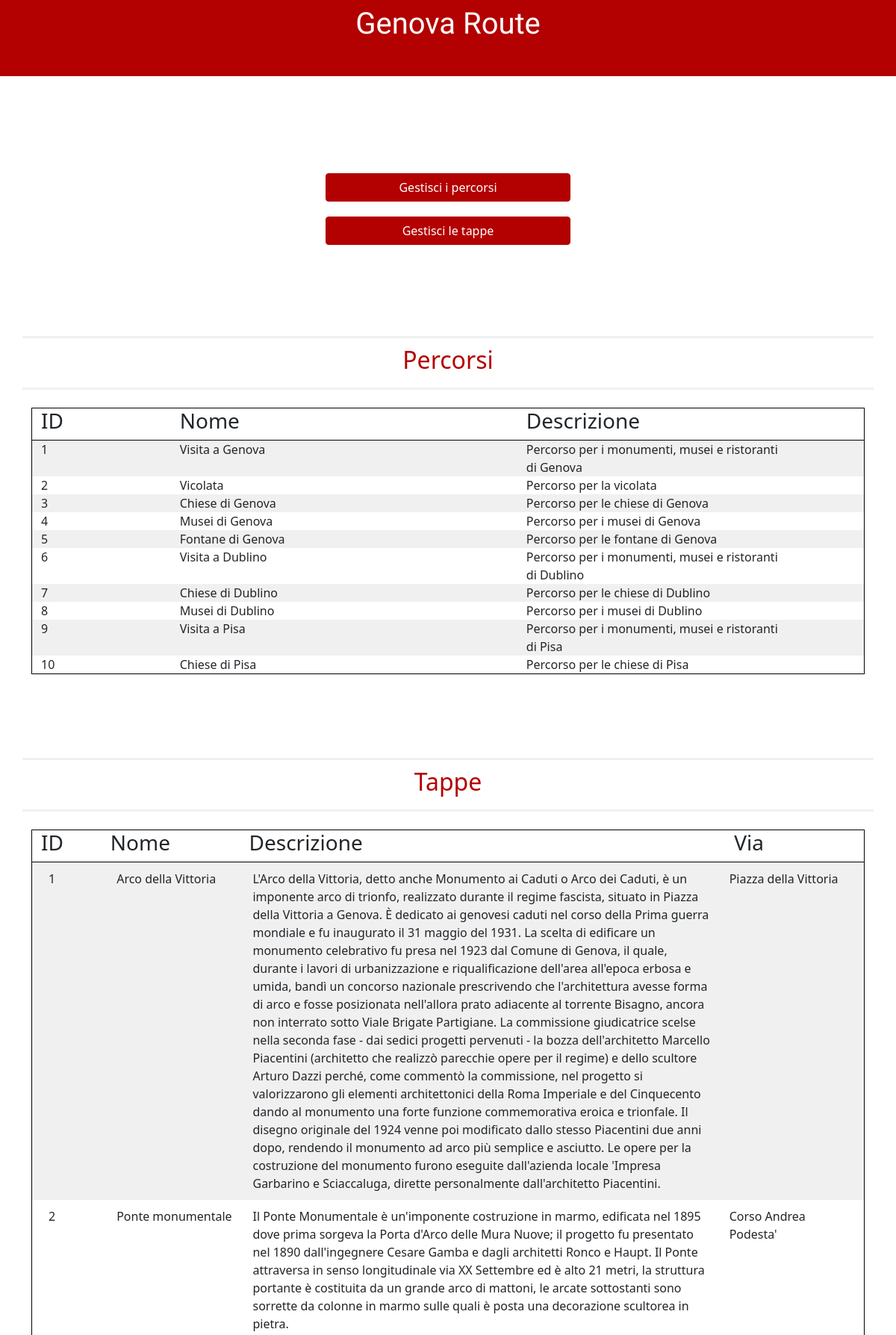
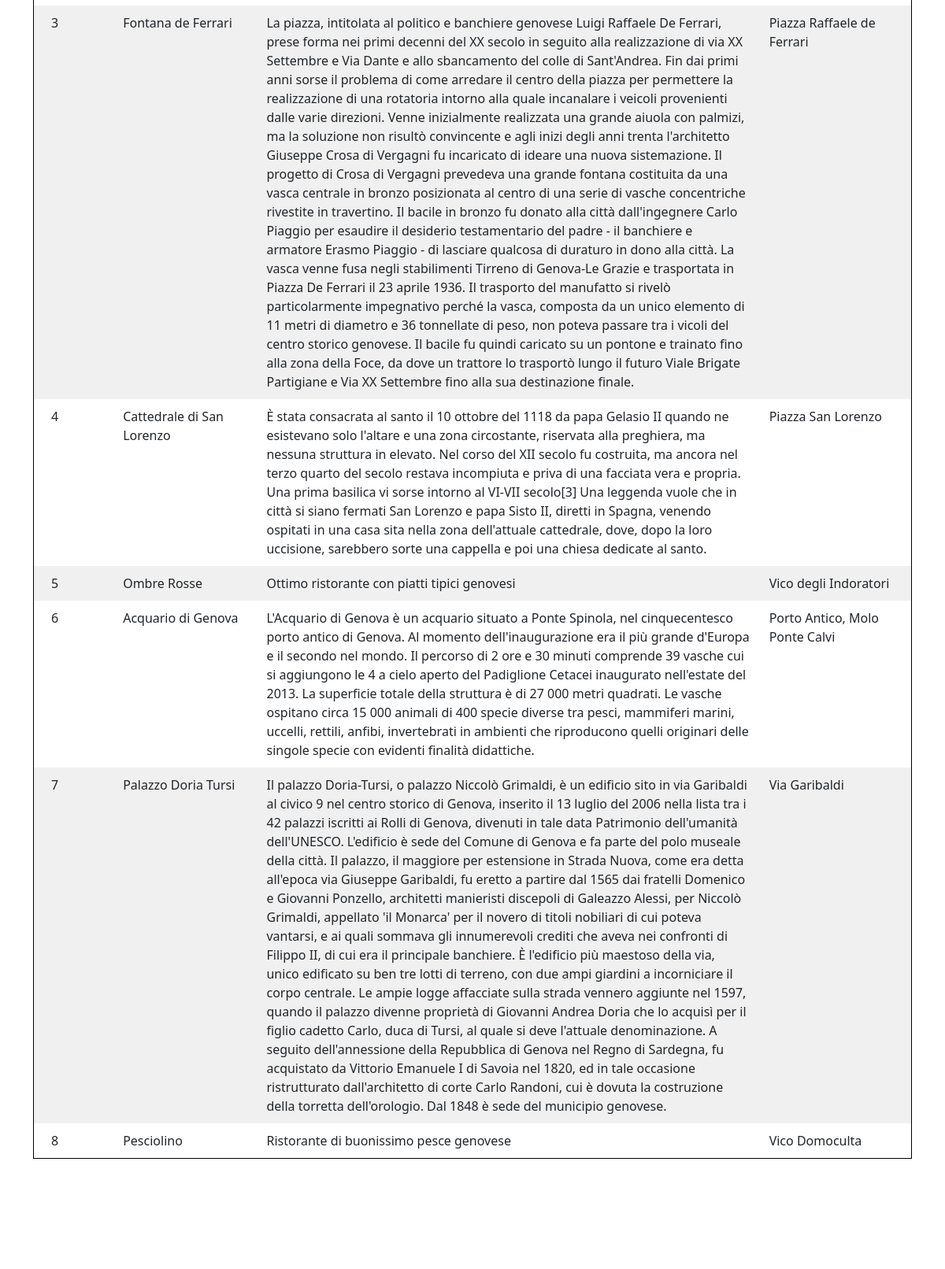
The app's page /pc/admin/index.php (upper part) with its own data (2 pictures, top to bottom).
### tables this page shows
CREATE TABLE IF NOT EXISTS Percorso(
    id int PRIMARY KEY AUTO_INCREMENT,
	nome varchar(255) UNIQUE,
    descrizione varchar(255) NOT NULL
);

CREATE TABLE IF NOT EXISTS Tappa(
	id int PRIMARY KEY AUTO_INCREMENT,
    nome varchar(255) UNIQUE NOT NULL,
    descrizione mediumtext NOT NULL,
    via varchar(255) NOT NULL,
    città varchar(255),
    img1 varchar(255) NOT NULL,
    img2 varchar(255) NOT NULL,
    img3 varchar(255) NOT NULL,
    lon varchar(255),
    lat varchar(255)
);

### pc/admin/index.php (the view, shortened to what this page needs)
<!doctype html>
<html lang="en">
<head>
    <link rel="stylesheet" href="../../css/style.css">
    <link rel="stylesheet" href="../../bootstrap/css/bootstrap.min.css">
</head>
<body class="d-flex flex-column min-vh-100">
    <nav class="navbar  navbar-expand-lg" style="background-color: #B30000;">
        <div class="container">
            <div class="col">
                <a class="navbar-brand" style="font-family: 'Amiri', serif; color: white; font-weight: bold; text-align: center; " href="./">
                    <h1>Genova Route</h1>
                </a>
            </div>
        </div>
    </nav>
    <div class="container">
        <div class="row" style="padding:15px; margin:15px;">
            <div class="col">
            </div>
            <div class="col">
                <div class="row  " style="margin-top:100px;">
                    <form action="gestioneP.php" method="POST">
                        <button type="submit" class="btn btn-primary" style="background-color:#B30000; width:100%; border-color:#B30000">Gestisci i percorsi</button>
                    </form>
                </div>
                <div class="row" style="margin-top:20px">
                    <form action="gestioneT.php" method="POST">
                        <button type="submit" class="btn btn-primary" style="background-color:#B30000; width:100%; border-color:#B30000">Gestisci le tappe</button>
                    </form>
                </div>
            </div>
            <div class="col">
            </div>
        </div>
        <br>
        <br>
        <br>
        <div class="row" style="margin-top:20px; padding: 10px; border-top-color:#F0F0F0;  border-top-style: solid; border-top-width: 3px; border-bottom-color:#F0F0F0;  border-bottom-style: solid; border-bottom-width: 3px; ">
            <h2 style="color:#B30000; text-align:center;">Percorsi</h2>
        </div>
        <br>
        <div class="container" style="border-color : black;  border-style: solid; border-width: 1px;">
            <div class="row" style="border-bottom-color : black;  border-bottom-style: solid; border-bottom-width: 1px;">
                <div class="col-2">
                    <h3>ID</h3>
                </div>
                <div class="col-5">
                    <h3>Nome</h3>
                </div>
                <div class="col-4">
                    <h3>Descrizione</h3>
                </div>
            </div>
            <?php
            $host = "127.0.0.1";
            $user = "root";
            $pass = "";
            $database = "GenovaRoute";
            $connessione = new mysqli($host, $user, $pass, $database);
            $i = 0;
            $sql = "SELECT * FROM percorso";
            $result = $connessione->query($sql);
            if ($result->num_rows > 0) {
                while ($row = $result->fetch_assoc()) {
                    if ($i % 2 == 0) {
                        $sfondo = "background-color:#F0F0F0;";
                    } else {
                        $sfondo = "background-color:white;";
                    }
                    echo "<div class='row' style='" . $sfondo . " '>";
                    echo "<div class='col-2'>";
                    echo $row["id"];
                    echo "</div>";
                    echo "<div class='col-5'>";
                    echo $row["nome"];
                    echo "</div>";
                    echo "<div class='col-4'>";
                    echo $row["descrizione"];
                    echo "</div>";
                    echo "</div>";
                    $i++;
                }
            } else {
                echo "Nessun percorso presente";
            }
            ?>
        </div>
        <br>
        <br>
        <br>
        <div class="row" style="margin-top:40px; padding: 10px; border-top-color:#F0F0F0;  border-top-style: solid; border-top-width: 3px; border-bottom-color:#F0F0F0;  border-bottom-style: solid; border-bottom-width: 3px; ">
            <h2 style="color:#B30000; text-align:center;">Tappe</h2>
        </div>
        <br>
        <div class="container" style="border-color : black;  border-style: solid; border-width: 1px;">
            <div class="row" style="border-bottom-color : black;  border-bottom-style: solid; border-bottom-width: 1px;">
                <div class="col-1">
                    <h3>ID</h3>
                </div>
                <div class="col-2">
                    <h3>Nome</h3>
                </div>
                <div class="col-7">
                    <h3>Descrizione</h3>
                </div>
                <div class="col-2">
                    <h3>Via</h3>
                </div>
            </div>
            <?php
            $host = "127.0.0.1";
            $user = "root";
            $pass = "";
            $database = "GenovaRoute";
            $connessione = new mysqli($host, $user, $pass, $database);
            $sql = "SELECT * FROM tappa";
            $result = $connessione->query($sql);
            if ($result->num_rows > 0) {
                while ($row = $result->fetch_assoc()) {
                    if ($i % 2 == 0) {
                        $sfondo = "background-color:#F0F0F0;";
                    } else {
                        $sfondo = "background-color:white;";
                    }
                    echo "<div class='row' style='" . $sfondo . " padding: 10px;'>";
                    echo "<div class='col-1'>";
                    echo $row["id"];
                    echo "</div>";
                    echo "<div class='col-2'>";
                    echo $row["nome"];
                    echo "</div>";
                    echo "<div class='col-7'>";
                    echo $row["descrizione"];
                    echo "</div>";
                    echo "<div class='col-2'>";
                    echo $row["via"];
                    echo "</div>";
                    echo "</div>";
                    $i++;
                }
            } else {
                echo "Nessuna tappa presente";
            }
            ?>
        </div>
    </div>
    <?php
    for ($i = 0; $i < 15; $i++) {
        echo "<br>";
    }
    ?>
</body>
</html>

### records on screen
percorso: id "1", nome "Visita a Genova", descrizione "Percorso per i monumenti, musei e ristoranti di Genova"
percorso: id "2", nome "Vicolata", descrizione "Percorso per la vicolata"
percorso: id "3", nome "Chiese di Genova", descrizione "Percorso per le chiese di Genova"
percorso: id "4", nome "Musei di Genova", descrizione "Percorso per i musei di Genova"
percorso: id "5", nome "Fontane di Genova", descrizione "Percorso per le fontane di Genova"
percorso: id "6", nome "Visita a Dublino", descrizione "Percorso per i monumenti, musei e ristoranti di Dublino"
percorso: id "7", nome "Chiese di Dublino", descrizione "Percorso per le chiese di Dublino"
percorso: id "8", nome "Musei di Dublino", descrizione "Percorso per i musei di Dublino"
percorso: id "9", nome "Visita a Pisa", descrizione "Percorso per i monumenti, musei e ristoranti di Pisa"
percorso: id "10", nome "Chiese di Pisa", descrizione "Percorso per le chiese di Pisa"
tappa: id "1", nome "Arco della Vittoria", descrizione "L'Arco della Vittoria, detto anche Monumento ai Caduti o Arco dei Caduti, è un imponente arco di trionfo, realizzato durante il regime fascista, situato in Piazza della Vittoria a Genova. È dedicato ai genovesi caduti nel corso della Prima guerra mondiale e fu inaugurato il 31 maggio del 1931. La scelta di edificare un monumento celebrativo fu presa nel 1923 dal Comune di Genova, il quale, durante i lavori di urbanizzazione e riqualificazione dell'area all'epoca erbosa e umida, bandì un concorso nazionale prescrivendo che l'architettura avesse forma di arco e fosse posizionata nell'allora prato adiacente al torrente Bisagno, ancora non interrato sotto Viale Brigate Partigiane. La…", via "Piazza della Vittoria"
tappa: id "2", nome "Ponte monumentale", descrizione "Il Ponte Monumentale è un'imponente costruzione in marmo, edificata nel 1895 dove prima sorgeva la Porta d'Arco delle Mura Nuove; il progetto fu presentato nel 1890 dall'ingegnere Cesare Gamba e dagli architetti Ronco e Haupt. Il Ponte attraversa in senso longitudinale via XX Settembre ed è alto 21 metri, la struttura portante è costituita da un grande arco di mattoni, le arcate sottostanti sono sorrette da colonne in marmo sulle quali è posta una decorazione scultorea in pietra.", via "Corso Andrea Podesta'"
tappa: id "3", nome "Fontana de Ferrari", descrizione "La piazza, intitolata al politico e banchiere genovese Luigi Raffaele De Ferrari, prese forma nei primi decenni del XX secolo in seguito alla realizzazione di via XX Settembre e Via Dante e allo sbancamento del colle di Sant'Andrea. Fin dai primi anni sorse il problema di come arredare il centro della piazza per permettere la realizzazione di una rotatoria intorno alla quale incanalare i veicoli provenienti dalle varie direzioni. Venne inizialmente realizzata una grande aiuola con palmizi, ma la soluzione non risultò convincente e agli inizi degli anni trenta l'architetto Giuseppe Crosa di Vergagni fu incaricato di ideare una nuova sistemazione. Il progetto di Crosa di Vergagni prevedeva…", via "Piazza Raffaele de Ferrari"
tappa: id "4", nome "Cattedrale di San Lorenzo", descrizione "È stata consacrata al santo il 10 ottobre del 1118 da papa Gelasio II quando ne esistevano solo l'altare e una zona circostante, riservata alla preghiera, ma nessuna struttura in elevato. Nel corso del XII secolo fu costruita, ma ancora nel terzo quarto del secolo restava incompiuta e priva di una facciata vera e propria. Una prima basilica vi sorse intorno al VI-VII secolo[3] Una leggenda vuole che in città si siano fermati San Lorenzo e papa Sisto II, diretti in Spagna, venendo ospitati in una casa sita nella zona dell'attuale cattedrale, dove, dopo la loro uccisione, sarebbero sorte una cappella e poi una chiesa dedicate al santo.", via "Piazza San Lorenzo"
tappa: id "5", nome "Ombre Rosse", descrizione "Ottimo ristorante con piatti tipici genovesi", via "Vico degli Indoratori"
tappa: id "6", nome "Acquario di Genova", descrizione "L'Acquario di Genova è un acquario situato a Ponte Spinola, nel cinquecentesco porto antico di Genova. Al momento dell'inaugurazione era il più grande d'Europa e il secondo nel mondo. Il percorso di 2 ore e 30 minuti comprende 39 vasche cui si aggiungono le 4 a cielo aperto del Padiglione Cetacei inaugurato nell'estate del 2013. La superficie totale della struttura è di 27 000 metri quadrati. Le vasche ospitano circa 15 000 animali di 400 specie diverse tra pesci, mammiferi marini, uccelli, rettili, anfibi, invertebrati in ambienti che riproducono quelli originari delle singole specie con evidenti finalità didattiche.", via "Porto Antico, Molo Ponte Calvi"
tappa: id "7", nome "Palazzo Doria Tursi", descrizione "Il palazzo Doria-Tursi, o palazzo Niccolò Grimaldi, è un edificio sito in via Garibaldi al civico 9 nel centro storico di Genova, inserito il 13 luglio del 2006 nella lista tra i 42 palazzi iscritti ai Rolli di Genova, divenuti in tale data Patrimonio dell'umanità dell'UNESCO. L'edificio è sede del Comune di Genova e fa parte del polo museale della città. Il palazzo, il maggiore per estensione in Strada Nuova, come era detta all'epoca via Giuseppe Garibaldi, fu eretto a partire dal 1565 dai fratelli Domenico e Giovanni Ponzello, architetti manieristi discepoli di Galeazzo Alessi, per Niccolò Grimaldi, appellato 'il Monarca' per il novero di titoli nobiliari di cui poteva vantarsi, e ai…", via "Via Garibaldi"
tappa: id "8", nome "Pesciolino", descrizione "Ristorante di buonissimo pesce genovese", via "Vico Domoculta"
